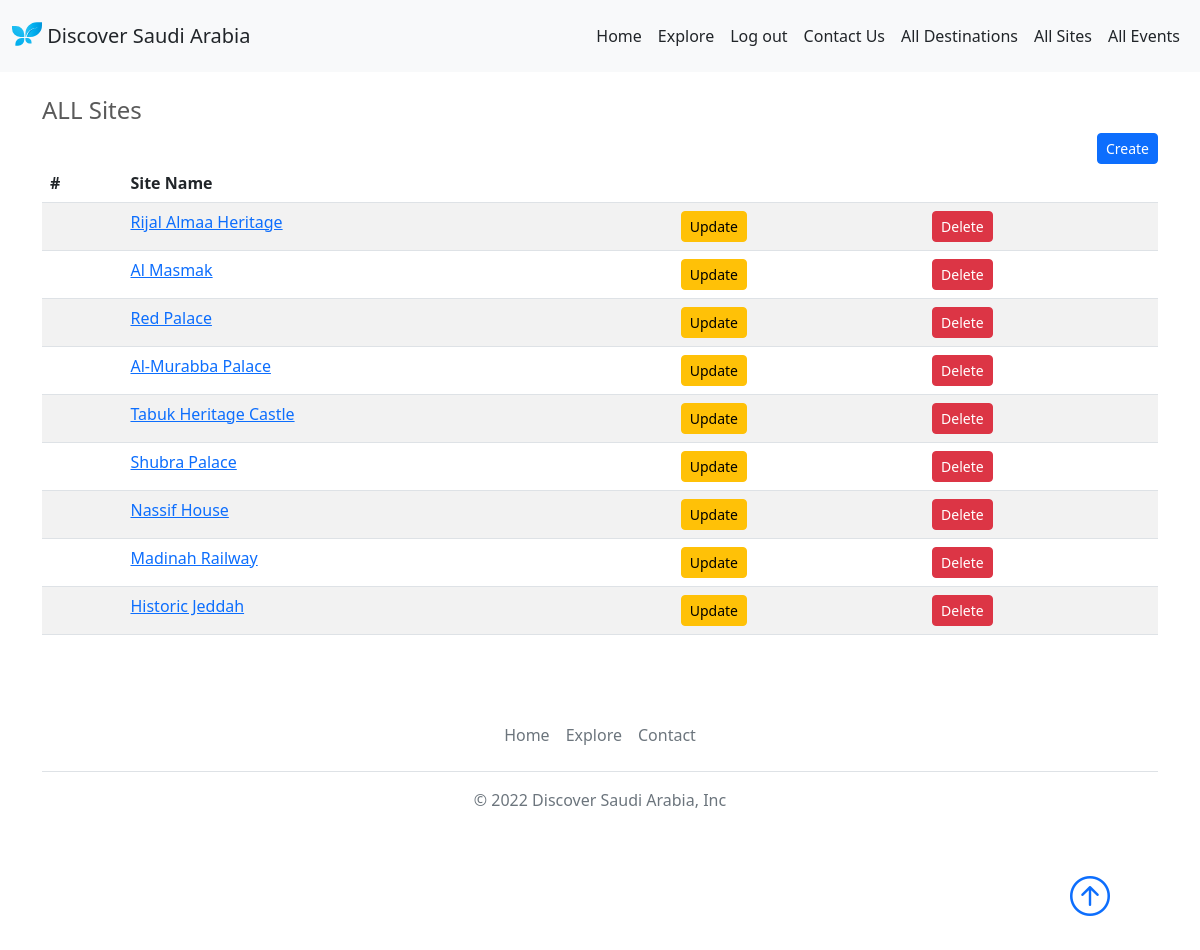
The page /sites-list (signed in) on the database its author committed.
### destination/models.py (models this page shows, shortened)
class Site(models.Model):
    name=models.CharField(max_length=100)
    summary=models.TextField(max_length=1000)
    image=models.ImageField(upload_to=sites_image_upload)
    location=models.ImageField(upload_to=locations_image_upload)
    destination=models.ForeignKey(Destination, related_name='sites', on_delete=models.CASCADE)
    slug=models.SlugField(blank=True,null=True)
    map_link=models.URLField(max_length=250)

### management/views.py (the view)
# urls.py: path('sites-list',views.sitelist_view,name="sitelist_view"),
def sitelist_view(request):
    if request.user.is_superuser:
        site_list=Site.objects.all()
        context={"All_Sites_Var":site_list}
        return render(request,'management/site_list.html',context)

### management/templates/management/site_list.html
{% extends 'base.html' %}
{% load bootstrap5 %}
{% block body %}
<div class="container">
    <div class="row my-5">
        <div class="col-md-12">
            <h4>ALL Sites</h4>
            <a href="{% url 'management:createsite_view' %}" class="btn btn-indigo btn-primary btn-sm m-0 float-end">Create</a>
            <table class="table table-striped table-responsive-md  btn-table">
                <thead>
                  <tr>
                    <th>#</th>
                    <th>Site Name</th>
                    <th></th>
                    <th></th>
                  </tr>
                </thead>
                <tbody>
                {% for site in All_Sites_Var %}
                  <tr>
                    <th scope="row"></th>
                    <td><a href="{% url 'management:showsite_view' site.slug %}">{{site.name}}</a></td>
                    <td>
                        <a href="{% url 'management:updatesite_view' site.slug %}" class="btn btn-indigo btn-warning btn-sm m-0">Update</a>
                    </td>
                    <td>
                        <a href="{% url 'management:deletesite_view' site.slug %}" class="btn btn-indigo btn-danger btn-sm m-0">Delete</a>
                    </td>
                  </tr>
                  {% endfor %}
                </tbody>
                </table>
        </div>
    </div>
</div>
{% endblock body %}

### static/css/style.css (style rules this page uses)
body { padding-top: 3rem; padding-bottom: 3rem; color: #5a5a5a; }

### rows shown on the page
Site: name "Rijal Almaa Heritage"
Site: name "Al Masmak"
Site: name "Red Palace"
Site: name "Al-Murabba Palace"
Site: name "Tabuk Heritage Castle"
Site: name "Shubra Palace"
Site: name "Nassif House"
Site: name "Madinah Railway"
Site: name "Historic Jeddah"
